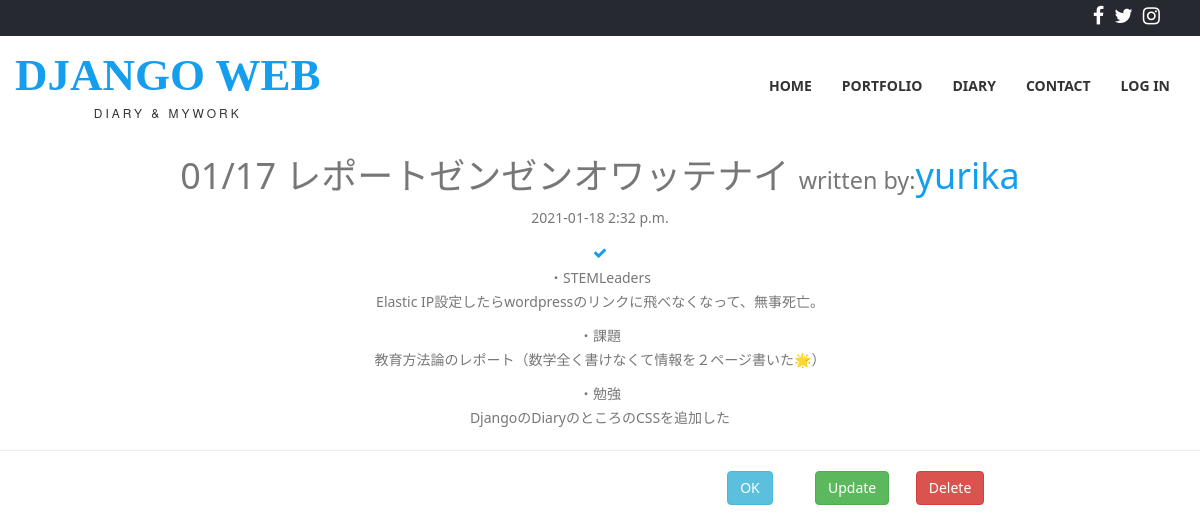
/post/21/, run on the app's committed database.
### blog/models.py (models this page shows, shortened)
class Post(models.Model):
    title = models.CharField(max_length=100)
    content = models.TextField()
    author = models.ForeignKey(User, on_delete=models.CASCADE)
    date_posted = models.DateTimeField(default=timezone.now)

### blog/views.py (the view)
# urls.py: path('post/<int:pk>/', views.PostDetailView.as_view(), name='post-detail'),
class PostDetailView(DetailView):
    model = Post

### blog/templates/blog/post_detail.html
{% extends 'account/base.html' %}
{% block body %}
<center>
<h1>{{ object.title }} <small>written by:</small><span>{{ object.author }}</span></h1>
<p class="subheading">{{ object.date_posted|date:'Y-m-d P' }}</p>
<ul class="aboutul">
  <li> <i class="fa fa-check"></i>{{ object.content|linebreaks|urlize }}</li>
</ul>
<hr>
<div class="col-sm-7">
</div>
<div class="col-sm-1">
  <form action="{% url 'blog-diary' %}">
    <button type="submit" class="btn btn-info slide">OK</button>
  </form>
</div>
<div class="col-sm-1">
  <form action="{% url 'post-update' post.id %}">
    <button type="submit" class="btn btn-success slide">Update</button>
  </form>
</div>
<div class="col-sm-1">
  <form action="{% url 'post-delete' post.id %}">
    <button type="submit" class="btn btn-danger slide">Delete</button>
  </form>
</div>
</center>
{% endblock body %}

### data on the page
Post: title "01/17 レポートゼンゼンオワッテナイ", author "yurika", date_posted "2021-01-18 2:32 p.m.", content "・STEMLeaders Elastic IP設定したらwordpressのリンクに飛べなくなって、無事死亡。 ・課題 教育方法論のレポート（数学全く書けなくて情報を２ページ書いた🌟） ・勉強 DjangoのDiaryのところのCSSを追加した"
